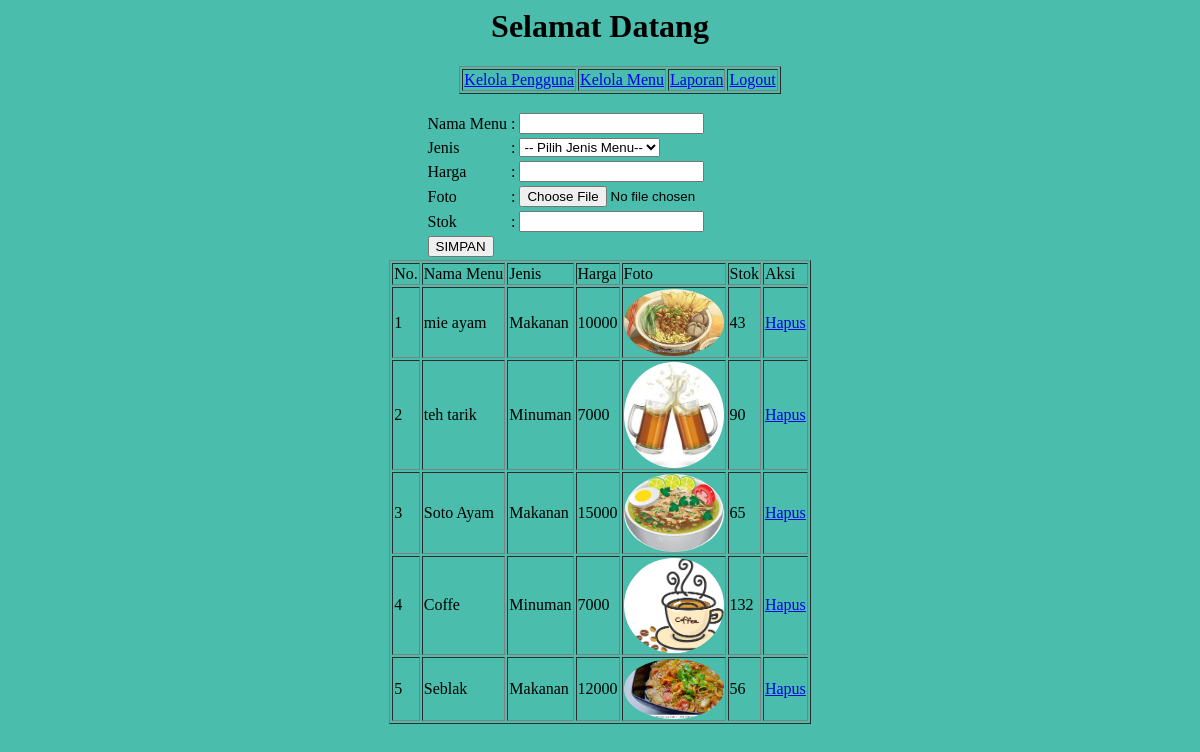
Screenshot of /master/admin.php?menu=menu with the database file from the repository.
### tables this page shows
CREATE TABLE `tb_menu` (
  `id_menu` int(11) NOT NULL,
  `nama_menu` varchar(30) NOT NULL,
  `jenis` varchar(15) NOT NULL,
  `harga` int(11) NOT NULL,
  `foto` varchar(255) NOT NULL,
  `stok` int(11) NOT NULL
);

### master/menu.php (the view, shortened to what this page needs)
<html>
 <head>
   </head>
    <form method="post" enctype="multipart/form-data">
      <center>
     <body>
      <center>
       <table>
         <tr>
           <td>Nama Menu</td>
               <td>:</td>
               <td><input type="text" name="namaMenu"></td>
         </tr><tr>
           		<td>Jenis</td>
                <td>:</td>
                 <td>
                 	<select name="jenis">
                  <option value="" disabled selected>-- Pilih Jenis Menu--</option>
                  </select>
              	</td>
         </tr>
         <tr>
                  <td>Harga</td>
                  <td>:</td>
                  <td><input type="number" name="harga"></td>
         </tr>
         <tr>
                  <td>Foto</td>
                  <td>:</td>
                  <td><input type="file" name="gambar"></td>
         </tr>
         <tr>
         		  <td>Stok</td>
         		  <td>:</td>
                  <td><input type="number" name="stok"></td>
         </tr>
         <tr>
         	 	  <td><input type="submit" name="simpan" value="SIMPAN"></td>
         </tr>
      </table><table border="1">
         <tr>
                  <td>No.</td>
                  <td>Nama Menu</td>
                  <td>Jenis</td>
                  <td>Harga</td>
                  <td>Foto</td>
                  <td>Stok</td>
			 	  <td>Aksi</td>
    		</tr>
    		<?php
    			$no=0;
    			$sql= mysqli_query($con, "SELECT * FROM tb_menu");
    			while($r=mysqli_fetch_array($sql)){
     				$no++;
     	?>
    	<tr>
    			  <td><?php echo $no; ?></td>
     			  <td><?php echo $r['nama_menu']; ?></td>
                  <td><?php echo $r['jenis']; ?></td>
                  <td><?php echo $r['harga']; ?></td>
                  <td><img src="../img/<?php echo $r['foto'] ?>"width="100px"></td>
                  <td><?php echo $r['stok']; ?></td>
           <td><a href="?menu=menu&hapus&id=<?php echo $r['id_menu'] ?>" onClick="return confirm('Anda Yakin')">Hapus</a></td>
    </tr>
    <?php } ?>
   </table>
  </center>
  </body>
</center>
 </form>
</html>

### master/style.css (style rules this page uses)
img { border-radius: 50%; }
body { background-color:#4ABDAC; }

### rows the page displays
tb_menu: nama_menu "mie ayam", jenis "Makanan", harga "10000", foto (picture), stok "43"
tb_menu: nama_menu "teh tarik", jenis "Minuman", harga "7000", foto (picture), stok "90"
tb_menu: nama_menu "Soto Ayam", jenis "Makanan", harga "15000", foto (picture), stok "65"
tb_menu: nama_menu "Coffe", jenis "Minuman", harga "7000", foto (picture), stok "132"
tb_menu: nama_menu "Seblak", jenis "Makanan", harga "12000", foto (picture), stok "56"
